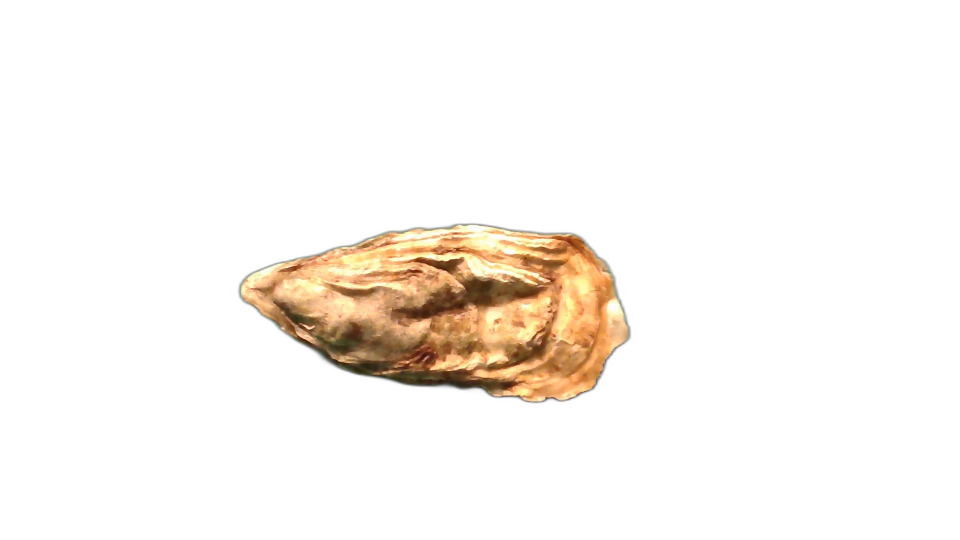
#> input picture imgs/outA.png, 1920 x 1080 px, found by its file name (shown at 1/2 size)
$ python GetCharacter.py
#> lines starting #> are read from the running program, lines starting #| are printed output that depends on the picture; after the words box and inside, x2 and y2 are one past the last pixel; in counts of white or black regions, pixels touching at a corner belong together
### image processing/GetVariance.py
import cv2
import numpy as np


class GetVariance:
    """
    GetVariance for getting Variance from the data
    """
    input_path1 = "outA.png"
    input_path2 = "outB.png"
    VA = 0
    VB = 0
    def __init__(self):
        img1 = cv2.imread(self.input_path1, cv2.IMREAD_UNCHANGED)
        img2 = cv2.imread(self.input_path2, cv2.IMREAD_UNCHANGED)
        img1 = 255 - img1
        img2 = 255 - img2


        ret1, thresh1 = cv2.threshold(cv2.cvtColor(img1.copy(), cv2.COLOR_BGR2GRAY), 20, 255, cv2.THRESH_BINARY)
        ret2, thresh2 = cv2.threshold(cv2.cvtColor(img2.copy(), cv2.COLOR_BGR2GRAY), 20, 255, cv2.THRESH_BINARY)
        # #cv2.imshow("contours", thresh)

        # Search boundry
        contours1, hierarchy1 = cv2.findContours(thresh1, cv2.RETR_EXTERNAL, cv2.CHAIN_APPROX_SIMPLE)
        contours2, hierarchy2 = cv2.findContours(thresh2, cv2.RETR_EXTERNAL, cv2.CHAIN_APPROX_SIMPLE)


        # draw outlines
        #cv2.namedWindow("contours", 0);
        #cv2.resizeWindow("contours", 1920, 1080);
        cv2.drawContours(img1, contours1, -1, (255, 0, 0), 1)
        cv2.drawContours(img2, contours2, -1, (255, 0, 0), 1)
        # [5 lines of commented-out code are left out]
        img1 = cv2.imread(self.input_path1, 0)
        img2 = cv2.imread(self.input_path2, 0)
        f1 = np.fft.fft2(img1)
        f2 = np.fft.fft2(img2)
        fshift1 = np.fft.fftshift(f1)
        fshift2 = np.fft.fftshift(f2)


        rows1,cols1 = img1.shape
        crow1,ccol1 = int(rows1/2), int(cols1/2)
        fshift1[crow1-30:crow1+30, ccol1-30:ccol1+30] = 0
        ishift1 = np.fft.ifftshift(fshift1)
        iimg1 = np.fft.ifft2(ishift1)
        iimg1 = np.abs(iimg1)
        height1 = iimg1.shape[0]
        weight1 = iimg1.shape[1]

        rows2,cols2 = img2.shape
        crow2,ccol2 = int(rows2/2), int(cols2/2)
        fshift2[crow2-30:crow2+30, ccol2-30:ccol2+30] = 0
        ishift2 = np.fft.ifftshift(fshift2)
        iimg2 = np.fft.ifft2(ishift2)
        iimg2 = np.abs(iimg2)
        height2 = iimg2.shape[0]
        weight2 = iimg2.shape[1]


        #print(height)
        #print(weight)
        q1 = 0
        p1 = 0
        m1 = 0
        for row1 in range(height1):
            for col1 in range(weight1):
                dis1 = cv2.pointPolygonTest(contours1[0], (col1, row1), False)
                if int(dis1) >= 0:
                    p1 = p1+iimg1[row1,col1]
                    m1 = m1 + (iimg1[row1,col1])*(iimg1[row1,col1])
                    q1=q1+1

        q2 = 0
        p2 = 0
        m2 = 0
        for row2 in range(height2):
            for col2 in range(weight2):
                dis2 = cv2.pointPolygonTest(contours2[0], (col2, row2), False)
                if int(dis2) >= 0:
                    p2 = p2+iimg2[row2,col2]
                    m2 = m2 + (iimg2[row2,col2])*(iimg2[row2,col2])
                    q2=q2+1

        self.VA = int(m2/q2 - (p2/q2)*(p2/q2))
        self.VB = int(m1 / q1 - (p1 / q1) * (p1 / q1))
        #print(self.input_path1+","+str(int(m1/q1 - (p1/q1)*(p1/q1))))
        #print(self.input_path2+","+str(int(m2/q2 - (p2/q2)*(p2/q2))))


# [4 lines left out: function main, not called in this run]


# [2 lines that do not run on import are left out]

### image processing/GetCharacter.py
import cv2
import numpy as np
import csv
from GetVariance import GetVariance

class GetCharacter:
    """
    GetCharacter for getting Characters from the data
    """
    input_path1 = "outA.png"
    input_path2 = "outB.png"
    csv_path = "out.csv"
    def __init__(self,realSize1,realSize2):
        """
        :param realSize1: The real size of the area covered by the image A (Vertical view)
        :param realSize2: The real size of the area covered by the image B (Side view)
        """
        self.realSize1 = realSize1
        self.realSize2 = realSize2


        img1 = cv2.imread(self.input_path1, cv2.IMREAD_UNCHANGED)
        img1 = 255 - img1
        img2 = cv2.imread(self.input_path2, cv2.IMREAD_UNCHANGED)
        img2 = 255 - img2
        # Binary
        ret1, thresh1 = cv2.threshold(cv2.cvtColor(img1.copy(), cv2.COLOR_BGR2GRAY), 20, 255, cv2.THRESH_BINARY)
        ret2, thresh2 = cv2.threshold(cv2.cvtColor(img2.copy(), cv2.COLOR_BGR2GRAY), 20, 255, cv2.THRESH_BINARY)


        # Search boundry
        contours1, hierarchy1 = cv2.findContours(thresh1,cv2.RETR_EXTERNAL,cv2.CHAIN_APPROX_SIMPLE)
        contours2, hierarchy2 = cv2.findContours(thresh2, cv2.RETR_EXTERNAL, cv2.CHAIN_APPROX_SIMPLE)

        for c1 in contours1:

            x1, y1, w1, h1 = cv2.boundingRect(c1)
            if w1 > 200:
                cv2.rectangle(img1, (x1, y1), (x1 + w1, y1 + h1), (0, 255, 0), 2) # 用绿色画出最小矩形框

                # Get the smallest rectangular profile May have a rotation angle
            rect1 = cv2.minAreaRect(c1)
            # Calculates the coordinates of the smallest area
            box1 = cv2.boxPoints(rect1)
            # nomalize the coordinates into int
            box1 = np.int0(box1)
            bb1 = box1[0, 0]
            aa1 = box1[2, 0]
            area1 = 0

            for i1 in contours1:
                area1 += cv2.contourArea(i1)
            # print("area"+","+str(area))
            # draw the outlines
            if abs(bb1 - aa1) > 300:
                # print(box)
                lg1 = np.int0(((box1[1, 0] - box1[0, 0]) ** 2 + (box1[1, 1] - box1[0, 1]) ** 2) ** 0.5)
                wt1 = np.int0(((box1[1, 0] - box1[2, 0]) ** 2 + (box1[1, 1] - box1[2, 1]) ** 2) ** 0.5)
                if (wt1 > lg1):
                    lg1, wt1 = wt1, lg1
                # print(name+","+"length"+","+str(lg))
                # print(name+","+"width"+","+str(wt))
                face1 = lg1 * wt1
                cv2.drawContours(img1, [box1], 0, (0, 0, 255), 3) # 用蓝色画出轮廓

            # Calculates the center and radius of the smallest closed circle
            (x1, y1), radius1 = cv2.minEnclosingCircle(c1)
            # Change into int
            center1 = (int(x1), int(y1))
            radius1 = int(radius1)
            # print(radius)
            # draw circles
            if radius1 > 100:
                img1 = cv2.circle(img1, center1, radius1, (0, 255, 0), 2) #用绿色画出绿色圆框
        cv2.namedWindow("contours1", 0);
        cv2.resizeWindow("contours1", 1920, 1080);
        cv2.drawContours(img1, contours1, -1, (255, 0, 0), 1) # 用红色画出旋转矩形框
        cv2.imshow("contours1", img1)
        cv2.waitKey()
        cv2.destroyAllWindows()


        for c2 in contours2:

            x2, y2, w2, h2 = cv2.boundingRect(c2)
            if w2 > 200:
                cv2.rectangle(img2, (x2, y2), (x2 + w2, y2 + h2), (0, 255, 0), 2)
                hight = h2
                # Get the smallest rectangular profile May have a rotation angle
            rect2 = cv2.minAreaRect(c2)
            # Calculates the coordinates of the smallest area
            box2 = cv2.boxPoints(rect2)
            # nomalize the coordinates into int
            box2 = np.int0(box2)
            bb2 = box2[0, 0]
            aa2 = box2[2, 0]
            area2 = 0

            for i2 in contours2:
                area2 += cv2.contourArea(i2)
            # print("area"+","+str(area))
            # draw the outlines
            if abs(bb2 - aa2) > 50:
                # print(box)
                lg2 = np.int0(((box2[1, 0] - box2[0, 0]) ** 2 + (box2[1, 1] - box2[0, 1]) ** 2) ** 0.5)
                wt2 = np.int0(((box2[1, 0] - box2[2, 0]) ** 2 + (box2[1, 1] - box2[2, 1]) ** 2) ** 0.5)
                if (wt2 > lg2):
                    lg2, wt2 = wt2, lg2
                # print(name+","+"length"+","+str(lg))
                # print(name+","+"width"+","+str(wt))
                face2 = lg2 * wt2
                # print("face"+","+str(face))
                cv2.drawContours(img2, [box2], 0, (0, 0, 255), 3)

            # Calculates the center and radius of the smallest closed circle
            (x2, y2), radius2 = cv2.minEnclosingCircle(c2)
            # Change into int
            center2 = (int(x2), int(y2))
            radius2 = int(radius2)
            # print(radius)
            # draw circles
            if radius2 > 100:
                img2 = cv2.circle(img2, center2, radius2, (0, 255, 0), 2)
        cv2.namedWindow("contours2", 0);
        cv2.resizeWindow("contours2", 1920, 1080);
        cv2.drawContours(img2, contours2, -1, (255, 0, 0), 1)
        cv2.imshow("contours2", img2)
        cv2.waitKey()
        cv2.destroyAllWindows()
        xx = GetVariance()

        r = open(self.csv_path,'w',encoding='utf-8',newline="")
        writer = csv.writer(r)
        writer.writerow(['ID','Lable','L','W','H','SpaceC','SpaceD','VA','VB'])
        writer.writerow([1, 0, lg1*self.realSize1, wt1*self.realSize1, hight*self.realSize2, (face2 - area2)*self.realSize2*self.realSize2,(face1 - area1)*self.realSize1*self.realSize1, xx.VA, xx.VB])
        print("ID, "+"1"+", Length, "+ str(lg1*self.realSize1)+ ", Width, "+ str(wt1*self.realSize1)+ ", Hight, "+str(hight*self.realSize2)+ ", SpaceA, "+ str((face2 - area2)*self.realSize2*self.realSize2)+", SpaceB, "+ str((face1 - area1)*self.realSize1*self.realSize1)+", VA, "+str(xx.VA)+", VB, "+str(xx.VB))
        r.close()
def main():
    GetCharacter(1,1)
#> in __init__, img1 is the input picture: shape (1080, 1920, 4); mean B, G, R, A 240.4, 245.2, 249.6, 254.6
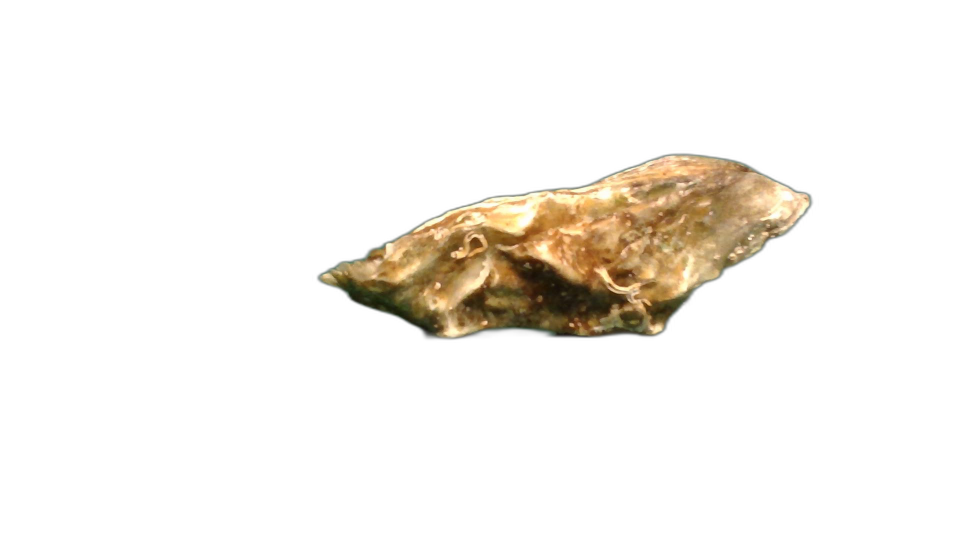
#> input picture imgs/outB.png, 1920 x 1080 px, found by its file name (shown at 1/2 size)
#> in __init__, img2 is the input picture: shape (1080, 1920, 4); mean B, G, R, A 237.4, 242.4, 245.8, 254.5
#> in __init__, `ret1, thresh1 = cv2.threshold(cv2.cvtColor(img1.copy(), cv2.COLOR_BGR2..`:
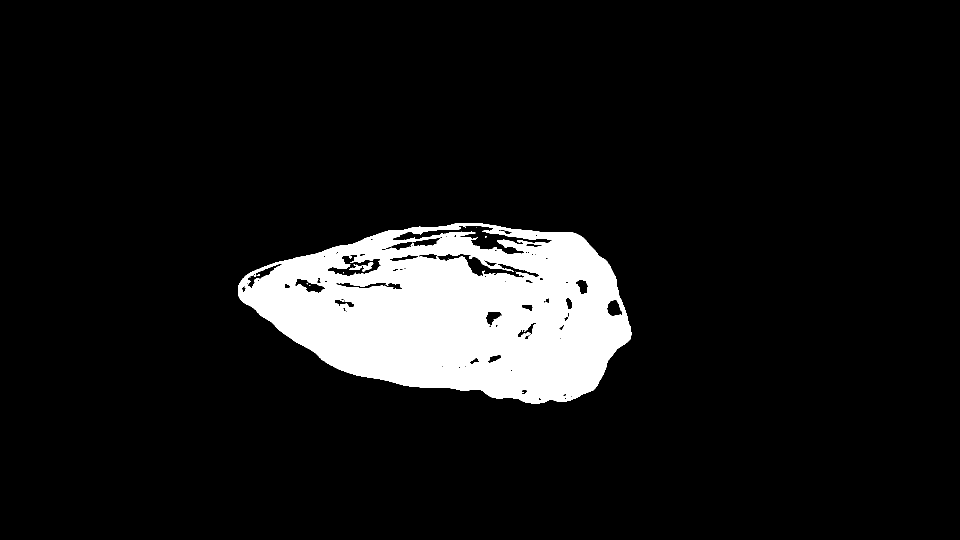
#> thresh1: shape (1080, 1920) (shown at 1/2 size); 9% white; 23 white regions (19 under 20 px), largest, box (x1, y1, x2, y2) and area: (476, 446, 1263, 807) 186047, (723, 525, 747, 544) 211, (698, 529, 723, 540) 140, (698, 512, 704, 517) 23
#> in __init__, `ret2, thresh2 = cv2.threshold(cv2.cvtColor(img2.copy(), cv2.COLOR_BGR2..`:
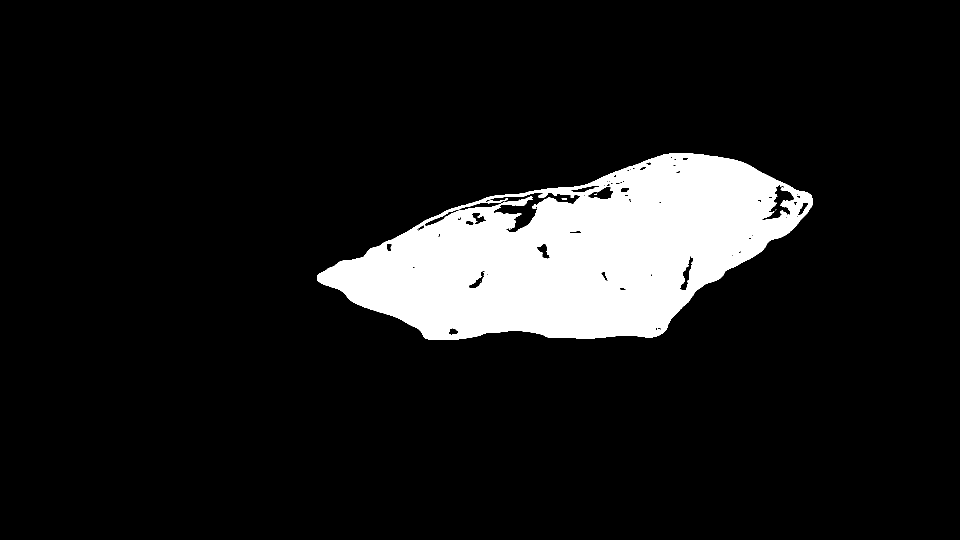
#> thresh2: shape (1080, 1920) (shown at 1/2 size); 10.3% white; 8 white regions (5 under 20 px)
#> in __init__, `contours1, hierarchy1 = cv2.findContours(thresh1,cv2.RETR_EXTERNAL,cv2..`: contours1 = 1 contour; box (x1, y1, x2, y2) and area: (476, 446, 1263, 807) 203531
#> in __init__, `contours2, hierarchy2 = cv2.findContours(thresh2, cv2.RETR_EXTERNAL, c..`: contours2 = 1 contour; box (x1, y1, x2, y2) and area: (634, 306, 1626, 680) 224640
#> the loop in __init__, `for c1 in contours1: ` made 1 pass
#> (w1, h1, rect1, box1, bb1, aa1) on pass 1: (787, 361, ((870, 612.6), (348, 791.4), -84.48), [[1247, 823], [459, 747], [492, 401], [1280, 477]], 1247, 492)
#> the loop in __init__, `for c2 in contours2: ` made 1 pass
#> (w2, h2, hight, rect2, box2, bb2) on pass 1: (992, 374, 374, ((1142.5, 533.4), (1000.6, 350.1), -13.58), [[697, 820], [615, 480], [1587, 245], [1669, 586]], 697)
#> in __init__, `cv2.drawContours(img2, contours2, -1, (255, 0, 0), 1)`:
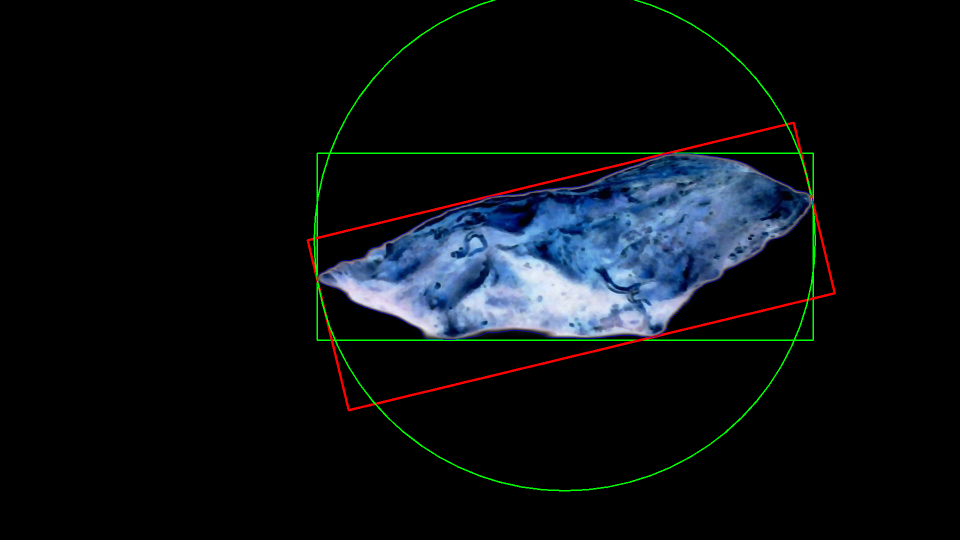
#> img2: shape (1080, 1920, 4) (shown at 1/2 size); mean B, G, R, A 17.8, 14.6, 10.7, 0.4
#> in __init__, `cv2.drawContours(img1, contours1, -1, (255, 0, 0), 1)`:
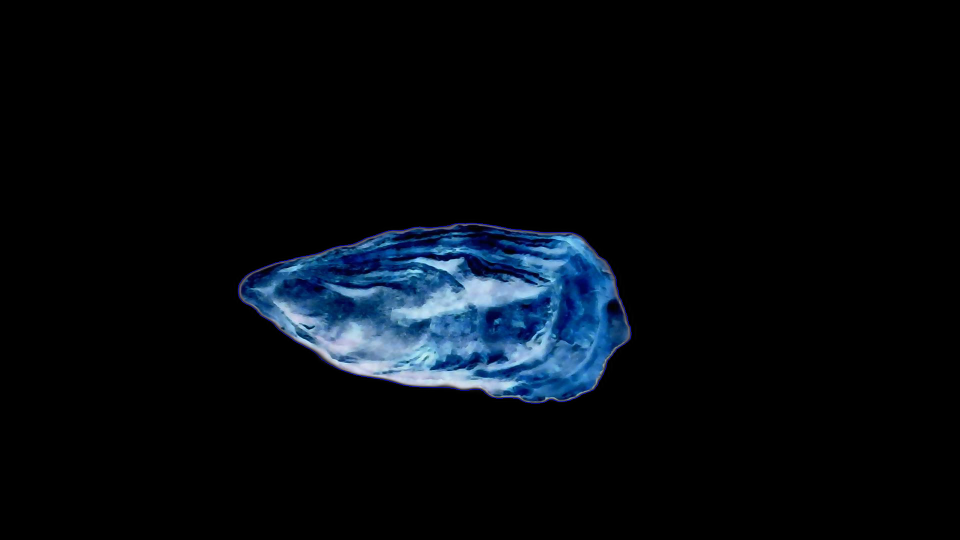
#> img1: shape (1080, 1920, 4) (shown at 1/2 size); mean B, G, R, A 14.8, 9.8, 5.4, 0.4
#> in __init__, `cv2.drawContours(img2, contours2, -1, (255, 0, 0), 1)`:
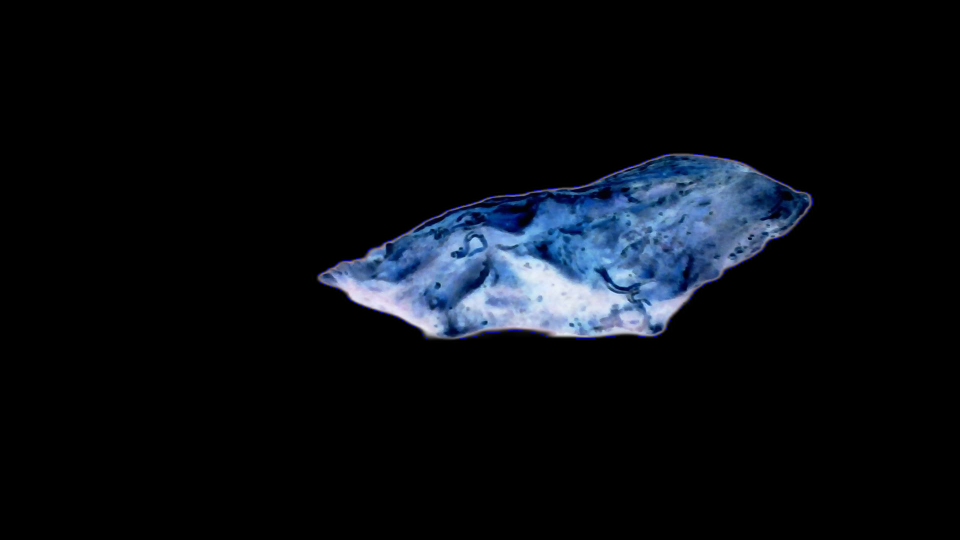
#> img2: shape (1080, 1920, 4) (shown at 1/2 size); mean B, G, R, A 17.8, 12.6, 9.2, 0.4
#> in __init__, `iimg2 = np.abs(iimg2)`:
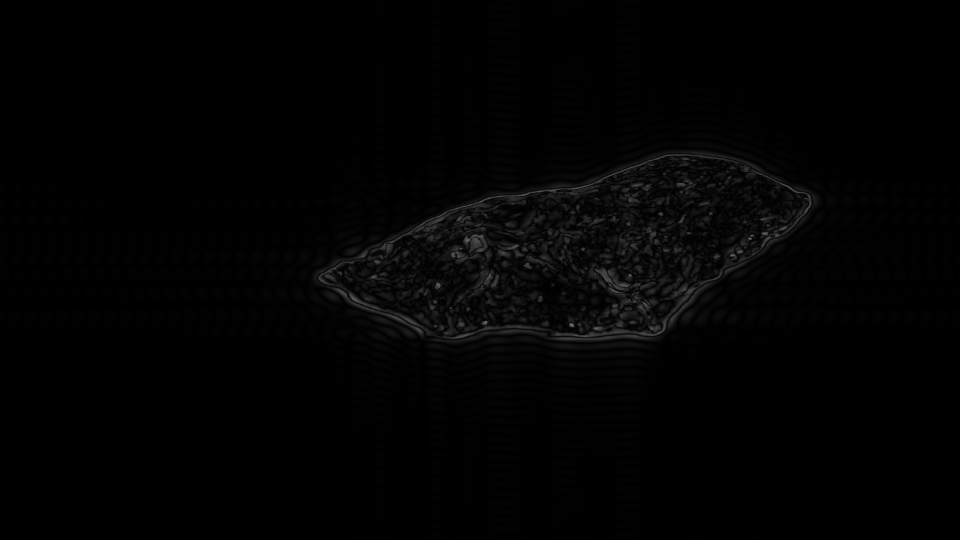
#> iimg2: shape (1080, 1920) float64 (shown at 1/2 size); min 6.98e-05, max 114.2, mean 2.9
#> after the loop in __init__, `for row1 in range(height1):`: m1 = 146708142.1; p1 = 4177280; q1 = 204409
#> after the loop in __init__, `for row2 in range(height2):`: m2 = 120377505.4; p2 = 3934490.2; q2 = 225671
#> in __init__, `self.VA = int(m2/q2 - (p2/q2)*(p2/q2))`: self.VA = 229
#> in __init__, `self.VB = int(m1 / q1 - (p1 / q1) * (p1 / q1))`: self.VB = 300
#| ID, 1, Length, 791, Width, 347, Hight, 374, SpaceA, 124360.5, SpaceB, 70946.0, VA, 229, VB, 300

if __name__ == '__main__':
    main()
